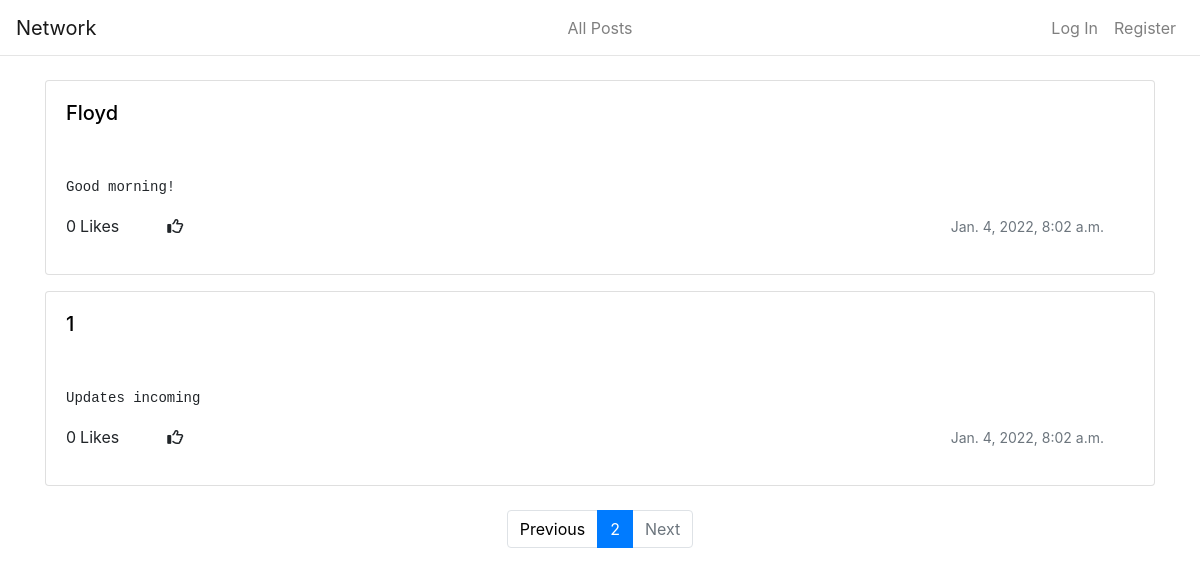
Screenshot of /?page=2 with the database file from the repository.
### network/models.py (models this page shows, shortened)
class Post(models.Model):
    timestamp = models.DateTimeField(default=datetime.datetime.now())
    description = models.TextField(blank=True, null=True, default="")
    owner = models.ForeignKey(User, on_delete=models.CASCADE, related_name="owner")
    likes = models.IntegerField(default="0")

class User(AbstractUser):
    pass

### network/views.py (the view)
# urls.py: path("", views.index, name="index"),
def index(request):
    if request.method == "GET":
        posts = Post.objects.order_by('-timestamp')
        paginator = Paginator(posts, 10)
        page_number = request.GET.get('page')
        page_obj = paginator.get_page(page_number)
        return render(request, "network/index.html", {
            "posts": posts,
            "page_obj": page_obj,
        })

### network/templates/network/index.html (shortened to what this page needs)
{% extends "network/layout.html" %} {% load static %} {% block body %}
<div class="container card-post">
	{% for post in page_obj %}
	<div class="whole-card" id="edit-box-{{post.id}}">
		<div class="card mb-3">
			<div class="card-body d-flex justify-content-between" id="btn-div">
				<h5 class="card-title text-left">
					<a
						href="{% url 'profile' post.owner %}"
						class="noDecoration link-info d-inline"
						>{{post.owner}}</a
					>
				</h5>
			</div>
			<div class="card-body">
				<pre class="card-text">{{post.description}}</pre>
				<div class="row justify-content-between container">
					<div
						class="
							try
							d-inline-flex
							text-center
							mt-auto
							mb-auto
							justify-content-center
						"
					>
						<p class="card-text mr-1 likes-number-{{post.id}}">
							{{post.likes}}
						</p>
						<p>Likes</p>
						<i
							class="fa-regular fa-thumbs-up ml-5 mt-1 like-button-{{post.id}}"
							onclick="like('{{post.id}}')"
						></i>
					</div>
					<p class="card-text">
						<small class="text-muted">{{post.timestamp}}</small>
					</p>
				</div>
			</div>
		</div>
	</div>
	{% endfor %}
	<div class="pb-5 pt-2">
		<nav aria-label="...">
			<ul class="pagination justify-content-center">
				{% if page_obj.has_previous %}
				<li class="page-item">
					<a class="page-link" href="?page={{ page_obj.previous_page_number }}"
						>Previous</a
					>
				</li>
				{% else %}
				<li class="page-item disabled">
					<a class="page-link disabled">Previous</a>
				</li>
				{% endif %}
				<li class="page-item active" aria-current="page">
					<span class="page-link">
						{{ page_obj.number }}
					</span>
				</li>
				{% if page_obj.has_next %}
				<li class="page-item">
					<a class="page-link" href="?page={{ page_obj.next_page_number }}"
						>{{ page_obj.next_page_number }}</a
					>
				</li>
				<li class="page-item">
					<a class="page-link" href="?page={{ page_obj.next_page_number }}"
						>Next</a
					>
				</li>
				{% else %}
				<li class="page-item disabled">
					<a class="page-link disabled">Next</a>
				</li>
				{% endif %}
			</ul>
		</nav>
	</div>
</div>
 {% endblock %}

### network/static/network/styles.css (style rules this page uses)
.card-post { max-height: 500px; }
pre { overflow: hidden; text-overflow: ellipsis; display: -webkit-box; -webkit-line-clamp: 8; -webkit-box-orient: vertical; }
.noDecoration, a:link, a:visited, a:hover { text-decoration: none!important; color: black; }

### rows the page displays
Post: owner "Floyd", description "Good morning!", likes "0", timestamp "Jan. 4, 2022, 8:02 a.m."
Post: owner "1", description "Updates incoming", likes "0", timestamp "Jan. 4, 2022, 8:02 a.m."

### other values shown
{{ page_obj.number }} "2"
